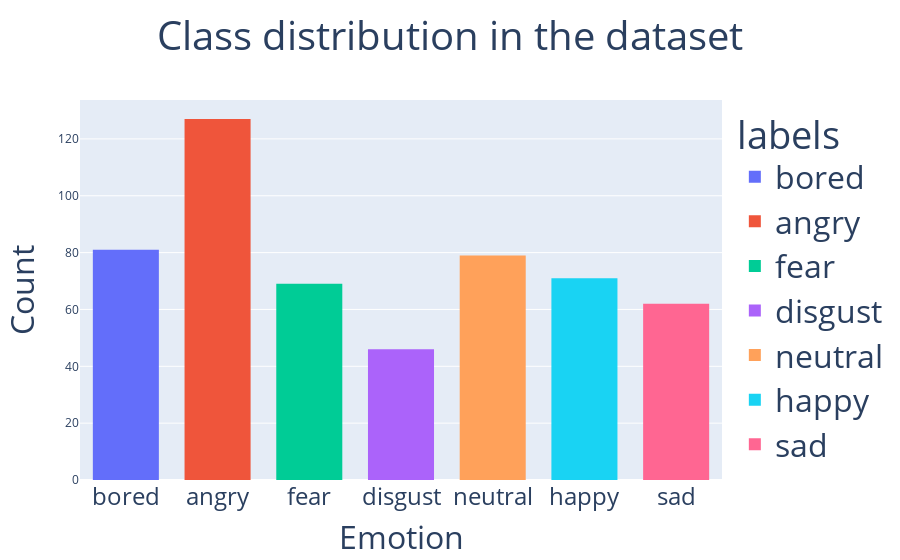

Notebook code cell kept with this figure:
### Markdown cell above
### Exploratory Data Analysis

### Code cell
AUDIO_DATASET_PATH = Path(Path().resolve().parents[0],"data/raw/wav/")
dataset_summary = decompose_emodb(AUDIO_DATASET_PATH)
fig = px.histogram(dataset_summary, x="labels", color="labels", title="Class distribution in the dataset")
# labels count on top of each histogram
fig.update_layout(
    xaxis_title="Emotion",
    yaxis_title="Count",
    bargap=0.2, # gap between bars of adjacent location coordinates
    bargroupgap=0.1 # gap between bars of the same location coordinate
)
#center the title
fig.update_layout(title_x=0.5)
#increase the size of the title
fig.update_layout(title_font_size=40)
#increase the size of the axis labels
fig.update_xaxes(title_font_size=32)
fig.update_yaxes(title_font_size=32)
#increase the size of the legend
fig.update_layout(legend_font_size=32)
#increase the size of the tick labels
fig.update_xaxes(tickfont_size=24)

fig.show()
#change the size of the figure
fig.update_layout(
    autosize=False,
    width=1600,
    height=900,
)
fig.write_image('../documentation/dataset_summary.png')

### Figure 1 — Plotly figure (JSON) as saved in the notebook; plotly's stock layout.template omitted (floating-point values rounded to 4 significant figures)
{"data": [{"alignmentgroup": "True", "bingroup": "x", "hovertemplate": "labels=%{x}<br>count=%{y}<extra></extra>", "legendgroup": "bored", "marker": {"color": "#636efa", "pattern": {"shape": ""}}, "name": "bored", "offsetgroup": "bored", "orientation": "v", "showlegend": true, "type": "histogram", "x": ["bored", "bored", "bored", "bored", "bored", "bored", "bored", "bored", "bored", "bored", "bored", "bored", "bored", "bored", "bored", "bored", "bored", "bored", "bored", "bored", "bored", "bored", "bored", "bored", "bored", "bored", "bored", "bored", "bored", "bored", "bored", "bored", "bored", "bored", "bored", "bored", "bored", "bored", "bored", "bored", "bored", "bored", "bored", "bored", "bored", "bored", "bored", "bored", "bored", "bored", "bored", "bored", "bored", "bored", "bored", "bored", "bored", "bored", "bored", "bored", "bored", "bored", "bored", "bored", "bored", "bored", "bored", "bored", "bored", "bored", "bored", "bored", "bored", "bored", "bored", "bored", "bored", "bored", "bored", "bored", "bored"], "xaxis": "x", "yaxis": "y"}, {"alignmentgroup": "True", "bingroup": "x", "hovertemplate": "labels=%{x}<br>count=%{y}<extra></extra>", "legendgroup": "angry", "marker": {"color": "#EF553B", "pattern": {"shape": ""}}, "name": "angry", "offsetgroup": "angry", "orientation": "v", "showlegend": true, "type": "histogram", "x": ["angry", "angry", "angry", "angry", "angry", "angry", "angry", "angry", "angry", "angry", "angry", "angry", "angry", "angry", "angry", "angry", "angry", "angry", "angry", "angry", "angry", "angry", "angry", "angry", "angry", "angry", "angry", "angry", "angry", "angry", "angry", "angry", "angry", "angry", "angry", "angry", "angry", "angry", "angry", "angry", "angry", "angry", "angry", "angry", "angry", "angry", "angry", "angry", "angry", "angry", "angry", "angry", "angry", "angry", "angry", "angry", "angry", "angry", "angry", "angry", "angry", "angry", "angry", "angry", "angry", "angry", "angry", "angry", "angry", "angry", "angry", "angry", "angry", "angry", "angry", "angry", "angry", "angry", "angry", "angry", "angry", "angry", "angry", "angry", "angry", "angry", "angry", "angry", "angry", "angry", "angry", "angry", "angry", "angry", "angry", "angry", "angry", "angry", "angry", "angry", "angry", "angry", "angry", "angry", "angry", "angry", "angry", "angry", "angry", "angry", "angry", "angry", "angry", "angry", "angry", "angry", "angry", "angry", "angry", "angry", "angry", "angry", "angry", "angry", "angry", "angry", "angry"], "xaxis": "x", "yaxis": "y"}, {"alignmentgroup": "True", "bingroup": "x", "hovertemplate": "labels=%{x}<br>count=%{y}<extra></extra>", "legendgroup": "fear", "marker": {"color": "#00cc96", "pattern": {"shape": ""}}, "name": "fear", "offsetgroup": "fear", "orientation": "v", "showlegend": true, "type": "histogram", "x": ["fear", "fear", "fear", "fear", "fear", "fear", "fear", "fear", "fear", "fear", "fear", "fear", "fear", "fear", "fear", "fear", "fear", "fear", "fear", "fear", "fear", "fear", "fear", "fear", "fear", "fear", "fear", "fear", "fear", "fear", "fear", "fear", "fear", "fear", "fear", "fear", "fear", "fear", "fear", "fear", "fear", "fear", "fear", "fear", "fear", "fear", "fear", "fear", "fear", "fear", "fear", "fear", "fear", "fear", "fear", "fear", "fear", "fear", "fear", "fear", "fear", "fear", "fear", "fear", "fear", "fear", "fear", "fear", "fear"], "xaxis": "x", "yaxis": "y"}, {"alignmentgroup": "True", "bingroup": "x", "hovertemplate": "labels=%{x}<br>count=%{y}<extra></extra>", "legendgroup": "disgust", "marker": {"color": "#ab63fa", "pattern": {"shape": ""}}, "name": "disgust", "offsetgroup": "disgust", "orientation": "v", "showlegend": true, "type": "histogram", "x": ["disgust", "disgust", "disgust", "disgust", "disgust", "disgust", "disgust", "disgust", "disgust", "disgust", "disgust", "disgust", "disgust", "disgust", "disgust", "disgust", "disgust", "disgust", "disgust", "disgust", "disgust", "disgust", "disgust", "disgust", "disgust", "disgust", "disgust", "disgust", "disgust", "disgust", "disgust", "disgust", "disgust", "disgust", "disgust", "disgust", "disgust", "disgust", "disgust", "disgust", "disgust", "disgust", "disgust", "disgust", "disgust", "disgust"], "xaxis": "x", "yaxis": "y"}, {"alignmentgroup": "True", "bingroup": "x", "hovertemplate": "labels=%{x}<br>count=%{y}<extra></extra>", "legendgroup": "neutral", "marker": {"color": "#FFA15A", "pattern": {"shape": ""}}, "name": "neutral", "offsetgroup": "neutral", "orientation": "v", "showlegend": true, "type": "histogram", "x": ["neutral", "neutral", "neutral", "neutral", "neutral", "neutral", "neutral", "neutral", "neutral", "neutral", "neutral", "neutral", "neutral", "neutral", "neutral", "neutral", "neutral", "neutral", "neutral", "neutral", "neutral", "neutral", "neutral", "neutral", "neutral", "neutral", "neutral", "neutral", "neutral", "neutral", "neutral", "neutral", "neutral", "neutral", "neutral", "neutral", "neutral", "neutral", "neutral", "neutral", "neutral", "neutral", "neutral", "neutral", "neutral", "neutral", "neutral", "neutral", "neutral", "neutral", "neutral", "neutral", "neutral", "neutral", "neutral", "neutral", "neutral", "neutral", "neutral", "neutral", "neutral", "neutral", "neutral", "neutral", "neutral", "neutral", "neutral", "neutral", "neutral", "neutral", "neutral", "neutral", "neutral", "neutral", "neutral", "neutral", "neutral", "neutral", "neutral"], "xaxis": "x", "yaxis": "y"}, {"alignmentgroup": "True", "bingroup": "x", "hovertemplate": "labels=%{x}<br>count=%{y}<extra></extra>", "legendgroup": "happy", "marker": {"color": "#19d3f3", "pattern": {"shape": ""}}, "name": "happy", "offsetgroup": "happy", "orientation": "v", "showlegend": true, "type": "histogram", "x": ["happy", "happy", "happy", "happy", "happy", "happy", "happy", "happy", "happy", "happy", "happy", "happy", "happy", "happy", "happy", "happy", "happy", "happy", "happy", "happy", "happy", "happy", "happy", "happy", "happy", "happy", "happy", "happy", "happy", "happy", "happy", "happy", "happy", "happy", "happy", "happy", "happy", "happy", "happy", "happy", "happy", "happy", "happy", "happy", "happy", "happy", "happy", "happy", "happy", "happy", "happy", "happy", "happy", "happy", "happy", "happy", "happy", "happy", "happy", "happy", "happy", "happy", "happy", "happy", "happy", "happy", "happy", "happy", "happy", "happy", "happy"], "xaxis": "x", "yaxis": "y"}, {"alignmentgroup": "True", "bingroup": "x", "hovertemplate": "labels=%{x}<br>count=%{y}<extra></extra>", "legendgroup": "sad", "marker": {"color": "#FF6692", "pattern": {"shape": ""}}, "name": "sad", "offsetgroup": "sad", "orientation": "v", "showlegend": true, "type": "histogram", "x": ["sad", "sad", "sad", "sad", "sad", "sad", "sad", "sad", "sad", "sad", "sad", "sad", "sad", "sad", "sad", "sad", "sad", "sad", "sad", "sad", "sad", "sad", "sad", "sad", "sad", "sad", "sad", "sad", "sad", "sad", "sad", "sad", "sad", "sad", "sad", "sad", "sad", "sad", "sad", "sad", "sad", "sad", "sad", "sad", "sad", "sad", "sad", "sad", "sad", "sad", "sad", "sad", "sad", "sad", "sad", "sad", "sad", "sad", "sad", "sad", "sad", "sad"], "xaxis": "x", "yaxis": "y"}], "layout": {"bargap": 0.2, "bargroupgap": 0.1, "barmode": "relative", "legend": {"font": {"size": 32}, "title": {"text": "labels"}, "tracegroupgap": 0}, "title": {"font": {"size": 40}, "text": "Class distribution in the dataset", "x": 0.5}, "xaxis": {"anchor": "y", "categoryarray": ["bored", "angry", "fear", "disgust", "neutral", "happy", "sad"], "categoryorder": "array", "domain": [0, 1], "tickfont": {"size": 24}, "title": {"font": {"size": 32}, "text": "Emotion"}}, "yaxis": {"anchor": "x", "domain": [0, 1], "title": {"font": {"size": 32}, "text": "Count"}}}}
